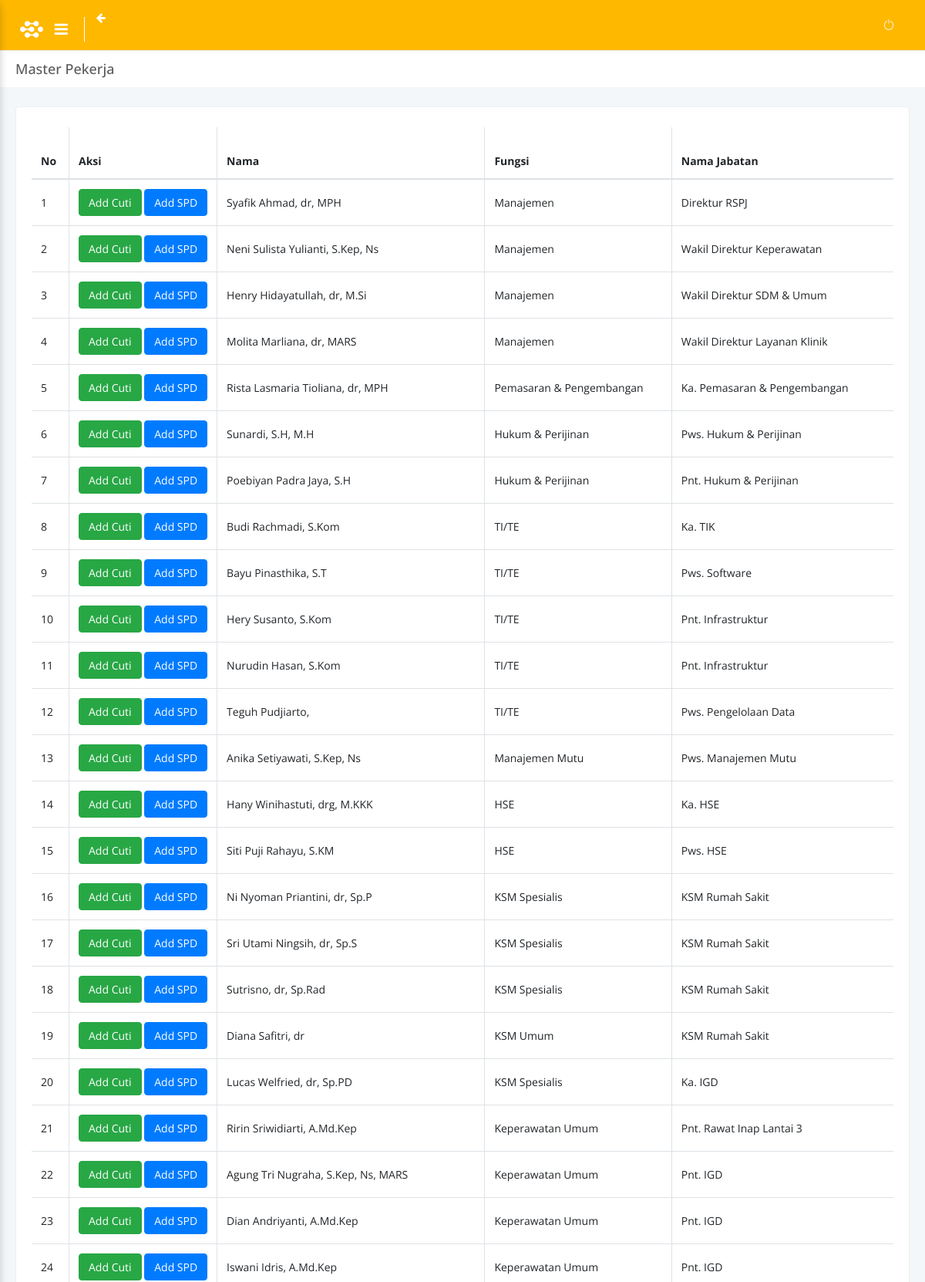
/index.php/employee (upper part), run on the app's committed database.
### tables this page shows
CREATE TABLE `master_pekerja` (
  `id` int(11) NOT NULL,
  `fungsi` varchar(50) DEFAULT NULL,
  `nama_jabatan` varchar(100) DEFAULT NULL COMMENT 'wadir: wakil direktur, ka: kepala, pws: pengawas, pnt: penata',
  `kode_jabatan` varchar(50) DEFAULT NULL,
  `bagian` varchar(50) DEFAULT NULL,
  `divisi` varchar(50) DEFAULT NULL,
  `gol_upah` int(11) DEFAULT NULL,
  `tmt_gol_upah` date DEFAULT NULL,
  `lama_gol_upah` int(11) DEFAULT NULL,
  `nopek` varchar(50) DEFAULT NULL,
  `nama_pekerja` varchar(100) DEFAULT NULL,
  `gelar` varchar(50) DEFAULT NULL,
  `jenis_kelamin` varchar(1) DEFAULT NULL,
  `tmt_pwtt` date DEFAULT NULL,
  `jenjang_pendidikan` varchar(20) DEFAULT NULL,
  `status_pekerja` varchar(5) DEFAULT NULL,
  `status_pernikahan` varchar(10) DEFAULT NULL,
  `created_at` datetime NOT NULL,
  `updated_at` timestamp NOT NULL DEFAULT CURRENT_TIMESTAMP ON UPDATE CURRENT_TIMESTAMP
);

### application/libraries/Template.php (called while the page is built)
<?php if (!defined('BASEPATH')) exit('No direct script access allowed');
class Template
{
	var $template_data = array();
	function set($name, $value)
	{
		$this->template_data[$name] = $value;
	}
	function load($template = '', $view = '', $view_data = array(), $return = FALSE)
	{
		$this->CI = &get_instance();
		$this->set('contents', $this->CI->load->view($view, $view_data, TRUE));
		return $this->CI->load->view($template, $this->template_data, $return);
	}
}

### application/controllers/Employee.php (called while the page is built, shortened)
<?php
class Employee extends CI_Controller
{
	public function index()
	{
		$data['record'] = $this->employee_model->get_employee();
		$this->template->load('templates/contents', 'employee', $data);
	}
}

### index.php (called while the page is built, shortened)
<?php
require_once BASEPATH.'core/CodeIgniter.php';

### application/models/Employee_model.php (called while the page is built, shortened)
<?php
class Employee_model extends CI_Model
{
	function get_employee()
	{
		$this->db->select('*');
		$this->db->from('master_pekerja');
		$query = $this->db->get();
		return $query->result();
	}
}

### application/views/employee.php (the view, shortened to what this page needs)
<div id="main-content">
    <div class="block-header">
        <div class="row clearfix">
            <div class="col-md-6 col-sm-12">
                <h2>Master Pekerja</h2>
            </div>
        </div>
    </div>
    <div class="container-fluid">
        <div class="row clearfix">
            <div class="col-lg-12">
                <div class="card">
                    <div class="body">
                        <div class="table-responsive">
                            <table id="table" class="table table-bordered table-hover js-basic-example dataTable table-custom">
                                <thead>
                                    <tr>
                                        <th>No</th>
                                        <th>Aksi</th>
                                        <th>Nama</th>
                                        <th>Fungsi</th>
                                        <th>Nama Jabatan</th>
                                    </tr>
                                </thead>
                                <tbody>
                                    <?php
                                    $no = 1;
                                    foreach ($record as $key) {
                                    ?>
                                        <tr>
                                            <td><?= $no ?></td>
                                            <td>
                                                <a href="<?php echo base_url(); ?>employee/add_cuti/<?=$key->id?>" class="btn btn-success">Add Cuti</a>
                                                <a href="<?php echo base_url(); ?>spd/add_spd/<?=$key->id?>" class="btn btn-primary">Add SPD</a>
                                            </td>
                                            <td><?= $key->nama_pekerja ?>, <?= $key->gelar ?></td>
                                            <td><?= $key->fungsi ?></td>
                                            <td><?= $key->nama_jabatan ?></td>
                                        </tr>
                                    <?php
                                        $no++;
                                    }
                                    ?>
                                </tbody>
                            </table>
                        </div>
                    </div>
                </div>
            </div>
        </div>
    </div>
</div>

### data on the page
master_pekerja: nama_pekerja "Syafik Ahmad", gelar "dr, MPH", fungsi "Manajemen", nama_jabatan "Direktur RSPJ"
master_pekerja: nama_pekerja "Neni Sulista Yulianti", gelar "S.Kep, Ns", fungsi "Manajemen", nama_jabatan "Wakil Direktur Keperawatan"
master_pekerja: nama_pekerja "Henry Hidayatullah", gelar "dr, M.Si", fungsi "Manajemen", nama_jabatan "Wakil Direktur SDM & Umum"
master_pekerja: nama_pekerja "Molita Marliana", gelar "dr, MARS", fungsi "Manajemen", nama_jabatan "Wakil Direktur Layanan Klinik"
master_pekerja: nama_pekerja "Rista Lasmaria Tioliana", gelar "dr, MPH", fungsi "Pemasaran & Pengembangan", nama_jabatan "Ka. Pemasaran & Pengembangan"
master_pekerja: nama_pekerja "Sunardi", gelar "S.H, M.H", fungsi "Hukum & Perijinan", nama_jabatan "Pws. Hukum & Perijinan"
master_pekerja: nama_pekerja "Poebiyan Padra Jaya", gelar "S.H", fungsi "Hukum & Perijinan", nama_jabatan "Pnt. Hukum & Perijinan"
master_pekerja: nama_pekerja "Budi Rachmadi", gelar "S.Kom", fungsi "TI/TE", nama_jabatan "Ka. TIK"
master_pekerja: nama_pekerja "Bayu Pinasthika", gelar "S.T", fungsi "TI/TE", nama_jabatan "Pws. Software"
master_pekerja: nama_pekerja "Hery Susanto", gelar "S.Kom", fungsi "TI/TE", nama_jabatan "Pnt. Infrastruktur"
master_pekerja: nama_pekerja "Nurudin Hasan", gelar "S.Kom", fungsi "TI/TE", nama_jabatan "Pnt. Infrastruktur"
master_pekerja: nama_pekerja "Teguh Pudjiarto", fungsi "TI/TE", nama_jabatan "Pws. Pengelolaan Data"
master_pekerja: nama_pekerja "Anika Setiyawati", gelar "S.Kep, Ns", fungsi "Manajemen Mutu", nama_jabatan "Pws. Manajemen Mutu"
master_pekerja: nama_pekerja "Hany Winihastuti", gelar "drg, M.KKK", fungsi "HSE", nama_jabatan "Ka. HSE"
master_pekerja: nama_pekerja "Siti Puji Rahayu", gelar "S.KM", fungsi "HSE", nama_jabatan "Pws. HSE"
master_pekerja: nama_pekerja "Ni Nyoman Priantini", gelar "dr, Sp.P", fungsi "KSM Spesialis", nama_jabatan "KSM Rumah Sakit"
master_pekerja: nama_pekerja "Sri Utami Ningsih", gelar "dr, Sp.S", fungsi "KSM Spesialis", nama_jabatan "KSM Rumah Sakit"
master_pekerja: nama_pekerja "Sutrisno", gelar "dr, Sp.Rad", fungsi "KSM Spesialis", nama_jabatan "KSM Rumah Sakit"
master_pekerja: nama_pekerja "Diana Safitri", gelar "dr", fungsi "KSM Umum", nama_jabatan "KSM Rumah Sakit"
master_pekerja: nama_pekerja "Lucas Welfried", gelar "dr, Sp.PD", fungsi "KSM Spesialis", nama_jabatan "Ka. IGD"
master_pekerja: nama_pekerja "Ririn Sriwidiarti", gelar "A.Md.Kep", fungsi "Keperawatan Umum", nama_jabatan "Pnt. Rawat Inap Lantai 3"
master_pekerja: nama_pekerja "Agung Tri Nugraha", gelar "S.Kep, Ns, MARS", fungsi "Keperawatan Umum", nama_jabatan "Pnt. IGD"
master_pekerja: nama_pekerja "Dian Andriyanti", gelar "A.Md.Kep", fungsi "Keperawatan Umum", nama_jabatan "Pnt. IGD"
master_pekerja: nama_pekerja "Iswani Idris", gelar "A.Md.Kep", fungsi "Keperawatan Umum", nama_jabatan "Pnt. IGD"
